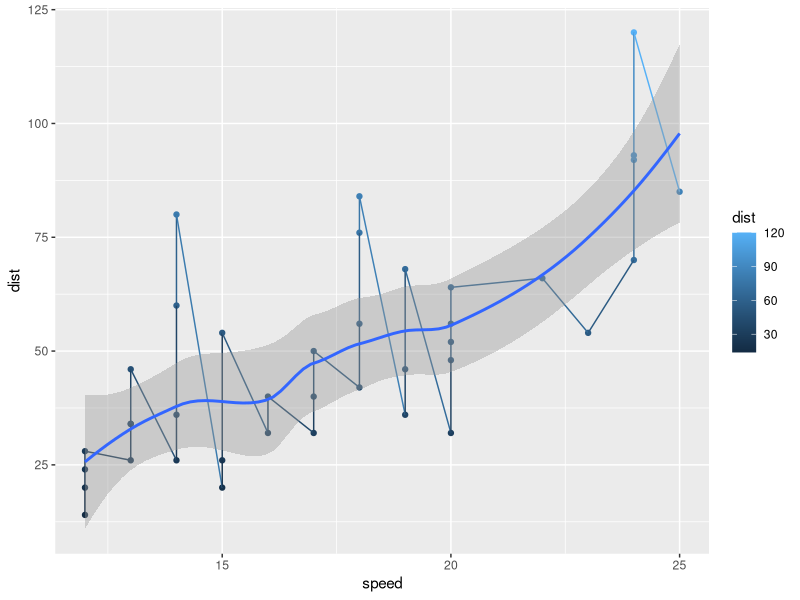

Write R code to recreate this figure.
library(car)
library(tidyverse)

df <- cars

df <- df %>% filter(speed > 11)

plotdemo <- ggplot(df, aes(
  x = speed,
  y = dist, color = dist
)) +
  geom_point()

plotdemo +
  geom_line() +
  geom_smooth()
